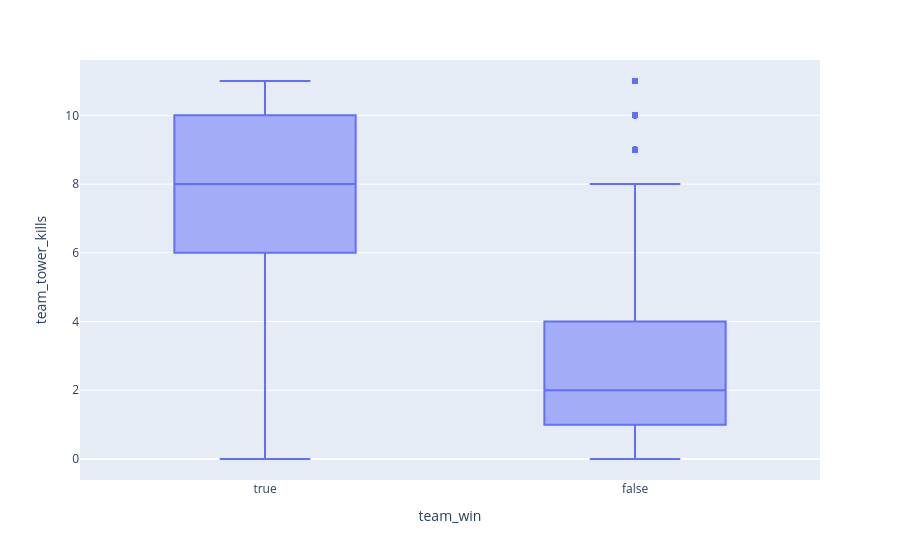

Here is the notebook cell this chart was saved with:
### Markdown cell above
<h4>Now, let's look at the "team_tower_kills" feature between win and loss matches.

### Code cell
fig = px.box(matches_df, x="team_win", y="team_tower_kills")
fig.write_image("images/TeamTowerKills_by_TeamWin.png")
fig.show()

### Figure 1 — Plotly figure (JSON) as saved in the notebook; plotly's stock layout.template omitted (floating-point values rounded to 4 significant figures; data arrays with more than 128 entries replaced by an {"elided": "..."} marker saying what was removed)
{"data": [{"alignmentgroup": "True", "hovertemplate": "team_win=%{x}<br>team_tower_kills=%{y}<extra></extra>", "legendgroup": "", "marker": {"color": "#636efa"}, "name": "", "notched": false, "offsetgroup": "", "orientation": "v", "showlegend": false, "type": "box", "x": {"elided": "40174 bool values"}, "x0": " ", "xaxis": "x", "y": {"elided": "40174 float values"}, "y0": " ", "yaxis": "y"}], "layout": {"boxmode": "group", "legend": {"tracegroupgap": 0}, "margin": {"t": 60}, "xaxis": {"anchor": "y", "domain": [0, 1], "title": {"text": "team_win"}}, "yaxis": {"anchor": "x", "domain": [0, 1], "title": {"text": "team_tower_kills"}}}}
